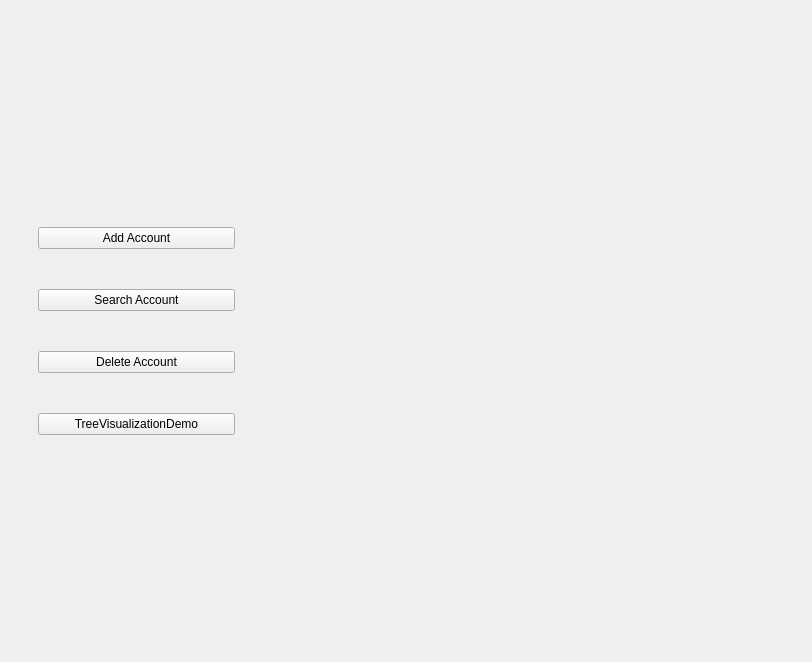
<?xml version="1.0" encoding="UTF-8"?>
<ui version="4.0">
 <class>BankSplayTreeDemo</class>
 <widget class="QMainWindow" name="BankSplayTreeDemo">
  <property name="geometry">
   <rect>
    <x>0</x>
    <y>0</y>
    <width>812</width>
    <height>662</height>
   </rect>
  </property>
  <property name="windowTitle">
   <string>BankSplayTreeDemo</string>
  </property>
  <widget class="QWidget" name="centralWidget">
   <layout class="QGridLayout" name="gridLayout_2">
    <item row="0" column="0">
     <layout class="QGridLayout" name="gridLayout">
      <item row="0" column="0">
       <widget class="QStackedWidget" name="stackedWidget">
        <widget class="QWidget" name="page">
         <layout class="QGridLayout" name="gridLayout_4">
          <item row="0" column="0">
           <layout class="QGridLayout" name="gridLayout_3">
            <item row="0" column="0">
             <layout class="QHBoxLayout" name="horizontalLayout">
              <item>
               <widget class="QWidget" name="widget_2" native="true">
                <property name="sizePolicy">
                 <sizepolicy hsizetype="Preferred" vsizetype="Preferred">
                  <horstretch>3</horstretch>
                  <verstretch>0</verstretch>
                 </sizepolicy>
                </property>
                <layout class="QVBoxLayout" name="verticalLayout_2">
                 <item>
                  <layout class="QVBoxLayout" name="verticalLayout">
                   <property name="spacing">
                    <number>40</number>
                   </property>
                   <property name="leftMargin">
                    <number>5</number>
                   </property>
                   <property name="topMargin">
                    <number>5</number>
                   </property>
                   <property name="rightMargin">
                    <number>5</number>
                   </property>
                   <property name="bottomMargin">
                    <number>5</number>
                   </property>
                   <item>
                    <widget class="QPushButton" name="addAccountDashboard">
                     <property name="text">
                      <string>Add Account</string>
                     </property>
                    </widget>
                   </item>
                   <item>
                    <widget class="QPushButton" name="searchAccountDashboard">
                     <property name="text">
                      <string>Search Account</string>
                     </property>
                    </widget>
                   </item>
                   <item>
                    <widget class="QPushButton" name="deleteAccountDashboard">
                     <property name="text">
                      <string>Delete Account</string>
                     </property>
                    </widget>
                   </item>
                   <item>
                    <widget class="QPushButton" name="treeDemoDashboard">
                     <property name="text">
                      <string>TreeVisualizationDemo</string>
                     </property>
                    </widget>
                   </item>
                  </layout>
                 </item>
                </layout>
               </widget>
              </item>
              <item>
               <widget class="QStackedWidget" name="stackedDashboardPages">
                <property name="sizePolicy">
                 <sizepolicy hsizetype="Preferred" vsizetype="Preferred">
                  <horstretch>7</horstretch>
                  <verstretch>0</verstretch>
                 </sizepolicy>
                </property>
                <property name="autoFillBackground">
                 <bool>false</bool>
                </property>
                <property name="currentIndex">
                 <number>2</number>
                </property>
                <widget class="QWidget" name="Add_Account">
                 <layout class="QVBoxLayout" name="verticalLayout_4">
                  <item>
                   <layout class="QVBoxLayout" name="verticalLayout_3">
                    <item>
                     <widget class="QLabel" name="label">
                      <property name="text">
                       <string>&lt;html&gt;&lt;head/&gt;&lt;body&gt;&lt;p&gt;&lt;span style=&quot; font-size:18pt;&quot;&gt;Add Account&lt;/span&gt;&lt;/p&gt;&lt;/body&gt;&lt;/html&gt;</string>
                      </property>
                      <property name="alignment">
                       <set>Qt::AlignmentFlag::AlignHCenter|Qt::AlignmentFlag::AlignTop</set>
                      </property>
                     </widget>
                    </item>
                    <item>
                     <spacer name="verticalSpacer_6">
                      <property name="orientation">
                       <enum>Qt::Orientation::Vertical</enum>
                      </property>
                      <property name="sizeType">
                       <enum>QSizePolicy::Policy::Fixed</enum>
                      </property>
                      <property name="sizeHint" stdset="0">
                       <size>
                        <width>10</width>
                        <height>5</height>
                       </size>
                      </property>
                     </spacer>
                    </item>
                    <item>
                     <layout class="QHBoxLayout" name="horizontalLayout_4">
                      <item>
                       <widget class="QLabel" name="label_4">
                        <property name="text">
                         <string>&lt;html&gt;&lt;head/&gt;&lt;body&gt;&lt;p&gt;&lt;span style=&quot; font-size:12pt;&quot;&gt;Age:    &lt;/span&gt;&lt;/p&gt;&lt;/body&gt;&lt;/html&gt;</string>
                        </property>
                        <property name="margin">
                         <number>18</number>
                        </property>
                       </widget>
                      </item>
                      <item>
                       <widget class="QLineEdit" name="lineEditAge"/>
                      </item>
                     </layout>
                    </item>
                    <item>
                     <spacer name="verticalSpacer_10">
                      <property name="orientation">
                       <enum>Qt::Orientation::Vertical</enum>
                      </property>
                      <property name="sizeType">
                       <enum>QSizePolicy::Policy::Fixed</enum>
                      </property>
                      <property name="sizeHint" stdset="0">
                       <size>
                        <width>20</width>
                        <height>20</height>
                       </size>
                      </property>
                     </spacer>
                    </item>
                    <item>
                     <layout class="QHBoxLayout" name="horizontalLayout_5">
                      <item>
                       <widget class="QLabel" name="label_5">
                        <property name="text">
                         <string>&lt;html&gt;&lt;head/&gt;&lt;body&gt;&lt;p&gt;Tenure:&lt;/p&gt;&lt;/body&gt;&lt;/html&gt;</string>
                        </property>
                        <property name="margin">
                         <number>17</number>
                        </property>
                       </widget>
                      </item>
                      <item>
                       <widget class="QLineEdit" name="lineEditTenure"/>
                      </item>
                     </layout>
                    </item>
                    <item>
                     <spacer name="verticalSpacer_9">
                      <property name="orientation">
                       <enum>Qt::Orientation::Vertical</enum>
                      </property>
                      <property name="sizeType">
                       <enum>QSizePolicy::Policy::Fixed</enum>
                      </property>
                      <property name="sizeHint" stdset="0">
                       <size>
                        <width>20</width>
                        <height>20</height>
                       </size>
                      </property>
                     </spacer>
                    </item>
                    <item>
                     <layout class="QHBoxLayout" name="horizontalLayout_10">
                      <item>
                       <widget class="QLabel" name="label_7">
                        <property name="text">
                         <string>&lt;html&gt;&lt;head/&gt;&lt;body&gt;&lt;p&gt;&lt;span style=&quot; font-size:12pt;&quot;&gt;Balance:&lt;/span&gt;&lt;/p&gt;&lt;/body&gt;&lt;/html&gt;</string>
                        </property>
                        <property name="margin">
                         <number>7</number>
                        </property>
                       </widget>
                      </item>
                      <item>
                       <widget class="QLineEdit" name="lineEditBalance">
                        <property name="clearButtonEnabled">
                         <bool>false</bool>
                        </property>
                       </widget>
                      </item>
                     </layout>
                    </item>
                    <item>
                     <spacer name="verticalSpacer_8">
                      <property name="orientation">
                       <enum>Qt::Orientation::Vertical</enum>
                      </property>
                      <property name="sizeType">
                       <enum>QSizePolicy::Policy::Fixed</enum>
                      </property>
                      <property name="sizeHint" stdset="0">
                       <size>
                        <width>20</width>
                        <height>25</height>
                       </size>
                      </property>
                     </spacer>
                    </item>
                    <item>
                     <layout class="QHBoxLayout" name="horizontalLayout_8">
                      <item>
                       <widget class="QLabel" name="label_6">
                        <property name="text">
                         <string>&lt;html&gt;&lt;head/&gt;&lt;body&gt;&lt;p&gt;CreditScore:     &lt;/p&gt;&lt;/body&gt;&lt;/html&gt;</string>
                        </property>
                       </widget>
                      </item>
                      <item>
                       <widget class="QLineEdit" name="lineEditCreditScore"/>
                      </item>
                     </layout>
                    </item>
                    <item>
                     <spacer name="verticalSpacer_7">
                      <property name="orientation">
                       <enum>Qt::Orientation::Vertical</enum>
                      </property>
                      <property name="sizeType">
                       <enum>QSizePolicy::Policy::Fixed</enum>
                      </property>
                      <property name="sizeHint" stdset="0">
                       <size>
                        <width>60</width>
                        <height>100</height>
                       </size>
                      </property>
                     </spacer>
                    </item>
                    <item>
                     <widget class="QPushButton" name="createAccountButton">
                      <property name="text">
                       <string>Add</string>
                      </property>
                     </widget>
                    </item>
                    <item>
                     <spacer name="verticalSpacer_11">
                      <property name="orientation">
                       <enum>Qt::Orientation::Vertical</enum>
                      </property>
                      <property name="sizeType">
                       <enum>QSizePolicy::Policy::Fixed</enum>
                      </property>
                      <property name="sizeHint" stdset="0">
                       <size>
                        <width>20</width>
                        <height>50</height>
                       </size>
                      </property>
                     </spacer>
                    </item>
                    <item>
                     <layout class="QHBoxLayout" name="horizontalLayout_15"/>
                    </item>
                   </layout>
                  </item>
                 </layout>
                </widget>
                <widget class="QWidget" name="DeleteAccount">
                 <layout class="QVBoxLayout" name="verticalLayout_6">
                  <item>
                   <layout class="QVBoxLayout" name="verticalLayout_5">
                    <item>
                     <widget class="QLabel" name="label_2">
                      <property name="text">
                       <string>&lt;html&gt;&lt;head/&gt;&lt;body&gt;&lt;p&gt;&lt;span style=&quot; font-size:18pt;&quot;&gt;Delete Acount &lt;/span&gt;&lt;/p&gt;&lt;/body&gt;&lt;/html&gt;</string>
                      </property>
                      <property name="alignment">
                       <set>Qt::AlignmentFlag::AlignHCenter|Qt::AlignmentFlag::AlignTop</set>
                      </property>
                     </widget>
                    </item>
                    <item>
                     <layout class="QHBoxLayout" name="horizontalLayout_18">
                      <property name="topMargin">
                       <number>50</number>
                      </property>
                      <property name="bottomMargin">
                       <number>50</number>
                      </property>
                      <item>
                       <widget class="QLabel" name="label_17">
                        <property name="text">
                         <string>Account ID:</string>
                        </property>
                       </widget>
                      </item>
                      <item>
                       <widget class="QLineEdit" name="deleteAccountID"/>
                      </item>
                     </layout>
                    </item>
                   </layout>
                  </item>
                  <item>
                   <spacer name="verticalSpacer">
                    <property name="orientation">
                     <enum>Qt::Orientation::Vertical</enum>
                    </property>
                    <property name="sizeType">
                     <enum>QSizePolicy::Policy::Fixed</enum>
                    </property>
                    <property name="sizeHint" stdset="0">
                     <size>
                      <width>5</width>
                      <height>150</height>
                     </size>
                    </property>
                   </spacer>
                  </item>
                  <item>
                   <layout class="QVBoxLayout" name="verticalLayout_12">
                    <item>
                     <widget class="QPushButton" name="pushButtonDelete">
                      <property name="text">
                       <string>Delete</string>
                      </property>
                     </widget>
                    </item>
                    <item>
                     <spacer name="verticalSpacer_2">
                      <property name="orientation">
                       <enum>Qt::Orientation::Vertical</enum>
                      </property>
                      <property name="sizeType">
                       <enum>QSizePolicy::Policy::Fixed</enum>
                      </property>
                      <property name="sizeHint" stdset="0">
                       <size>
                        <width>20</width>
                        <height>80</height>
                       </size>
                      </property>
                     </spacer>
                    </item>
                   </layout>
                  </item>
                 </layout>
                </widget>
                <widget class="QWidget" name="TreeDemo"/>
                <widget class="QWidget" name="Search_Account">
                 <layout class="QVBoxLayout" name="verticalLayout_8">
                  <item>
                   <layout class="QVBoxLayout" name="verticalLayout_7">
                    <item>
                     <widget class="QLabel" name="label_8">
                      <property name="text">
                       <string>&lt;html&gt;&lt;head/&gt;&lt;body&gt;&lt;p&gt;&lt;span style=&quot; font-size:16pt;&quot;&gt;Search Account&lt;/span&gt;&lt;/p&gt;&lt;/body&gt;&lt;/html&gt;</string>
                      </property>
                      <property name="alignment">
                       <set>Qt::AlignmentFlag::AlignHCenter|Qt::AlignmentFlag::AlignTop</set>
                      </property>
                     </widget>
                    </item>
                    <item>
                     <spacer name="verticalSpacer_3">
                      <property name="orientation">
                       <enum>Qt::Orientation::Vertical</enum>
                      </property>
                      <property name="sizeType">
                       <enum>QSizePolicy::Policy::Fixed</enum>
                      </property>
                      <property name="sizeHint" stdset="0">
                       <size>
                        <width>20</width>
                        <height>40</height>
                       </size>
                      </property>
                     </spacer>
                    </item>
                    <item>
                     <layout class="QHBoxLayout" name="horizontalLayout_3">
                      <item>
                       <widget class="QLabel" name="label_9">
                        <property name="text">
                         <string>&lt;html&gt;&lt;head/&gt;&lt;body&gt;&lt;p&gt;&lt;span style=&quot; font-size:12pt;&quot;&gt;Account ID:&lt;/span&gt;&lt;/p&gt;&lt;/body&gt;&lt;/html&gt;</string>
                        </property>
                       </widget>
                      </item>
                      <item>
                       <widget class="QLineEdit" name="lineEditAccount"/>
                      </item>
                      <item>
                       <widget class="QPushButton" name="searchAccountbutton">
                        <property name="text">
                         <string>Search</string>
                        </property>
                       </widget>
                      </item>
                     </layout>
                    </item>
                    <item>
                     <layout class="QHBoxLayout" name="horizontalLayout_6">
                      <item>
                       <widget class="QStackedWidget" name="stackedSearchWidget">
                        <property name="currentIndex">
                         <number>0</number>
                        </property>
                        <widget class="QWidget" name="validAccount">
                         <layout class="QVBoxLayout" name="verticalLayout_10">
                          <item>
                           <layout class="QVBoxLayout" name="verticalLayout_9">
                            <item>
                             <spacer name="verticalSpacer_5">
                              <property name="orientation">
                               <enum>Qt::Orientation::Vertical</enum>
                              </property>
                              <property name="sizeType">
                               <enum>QSizePolicy::Policy::Fixed</enum>
                              </property>
                              <property name="sizeHint" stdset="0">
                               <size>
                                <width>20</width>
                                <height>20</height>
                               </size>
                              </property>
                             </spacer>
                            </item>
                            <item>
                             <widget class="QLabel" name="label_10">
                              <property name="text">
                               <string>&lt;html&gt;&lt;head/&gt;&lt;body&gt;&lt;p align=&quot;center&quot;&gt;Account Details&lt;/p&gt;&lt;/body&gt;&lt;/html&gt;</string>
                              </property>
                              <property name="alignment">
                               <set>Qt::AlignmentFlag::AlignLeading|Qt::AlignmentFlag::AlignLeft|Qt::AlignmentFlag::AlignTop</set>
                              </property>
                             </widget>
                            </item>
                            <item>
                             <layout class="QHBoxLayout" name="horizontalLayout_7">
                              <item>
                               <widget class="QLabel" name="label_11">
                                <property name="text">
                                 <string>Customer ID</string>
                                </property>
                               </widget>
                              </item>
                              <item>
                               <widget class="QLabel" name="labelCustomerId">
                                <property name="text">
                                 <string>*************</string>
                                </property>
                               </widget>
                              </item>
                             </layout>
                            </item>
                            <item>
                             <spacer name="verticalSpacer_4">
                              <property name="orientation">
                               <enum>Qt::Orientation::Vertical</enum>
                              </property>
                              <property name="sizeType">
                               <enum>QSizePolicy::Policy::Fixed</enum>
                              </property>
                              <property name="sizeHint" stdset="0">
                               <size>
                                <width>8</width>
                                <height>8</height>
                               </size>
                              </property>
                             </spacer>
                            </item>
                            <item>
                             <layout class="QHBoxLayout" name="horizontalLayout_9">
                              <item>
                               <widget class="QLabel" name="label_12">
                                <property name="text">
                                 <string>Age</string>
                                </property>
                               </widget>
                              </item>
                              <item>
                               <widget class="QLabel" name="labelAge">
                                <property name="text">
                                 <string>*************</string>
                                </property>
                               </widget>
                              </item>
                             </layout>
                            </item>
                            <item>
                             <layout class="QHBoxLayout" name="horizontalLayout_13">
                              <item>
                               <widget class="QLabel" name="label_16">
                                <property name="text">
                                 <string>CreditScore</string>
                                </property>
                               </widget>
                              </item>
                              <item>
                               <widget class="QLabel" name="labelCreditScore">
                                <property name="text">
                                 <string>*************</string>
                                </property>
                               </widget>
                              </item>
                             </layout>
                            </item>
                            <item>
                             <layout class="QHBoxLayout" name="horizontalLayout_12">
                              <item>
                               <widget class="QLabel" name="label_15">
                                <property name="text">
                                 <string>Balance</string>
                                </property>
                               </widget>
                              </item>
                              <item>
                               <widget class="QLabel" name="labelBalance">
                                <property name="text">
                                 <string>*************</string>
                                </property>
                               </widget>
                              </item>
                             </layout>
                            </item>
                            <item>
                             <layout class="QHBoxLayout" name="horizontalLayout_11">
                              <item>
                               <widget class="QLabel" name="label_13">
                                <property name="text">
                                 <string>Tenure</string>
                                </property>
                               </widget>
                              </item>
                              <item>
                               <widget class="QLabel" name="labelTenure">
                                <property name="text">
                                 <string>*************</string>
                                </property>
                               </widget>
                              </item>
                             </layout>
                            </item>
                            <item>
                             <widget class="QLabel" name="labelActivity">
                              <property name="text">
                               <string>Activity of user</string>
                              </property>
                             </widget>
                            </item>
                           </layout>
                          </item>
                         </layout>
                        </widget>
                        <widget class="QWidget" name="inValidAccount">
                         <layout class="QHBoxLayout" name="horizontalLayout_17">
                          <item>
                           <layout class="QHBoxLayout" name="horizontalLayout_16">
                            <item>
                             <widget class="QLabel" name="label_14">
                              <property name="text">
                               <string>&lt;html&gt;&lt;head/&gt;&lt;body&gt;&lt;p&gt;&lt;span style=&quot; font-size:12pt;&quot;&gt;Acount ID is invalid &lt;/span&gt;&lt;/p&gt;&lt;/body&gt;&lt;/html&gt;</string>
                              </property>
                              <property name="alignment">
                               <set>Qt::AlignmentFlag::AlignCenter</set>
                              </property>
                             </widget>
                            </item>
                           </layout>
                          </item>
                         </layout>
                        </widget>
                        <widget class="QWidget" name="homeBeforeSearch"/>
                       </widget>
                      </item>
                     </layout>
                    </item>
                   </layout>
                  </item>
                 </layout>
                </widget>
               </widget>
              </item>
             </layout>
            </item>
           </layout>
          </item>
         </layout>
        </widget>
       </widget>
      </item>
     </layout>
    </item>
   </layout>
  </widget>
 </widget>
 <layoutdefault spacing="6" margin="11"/>
 <resources>
  <include location="SplatTree2.qrc"/>
 </resources>
 <connections/>
</ui>
